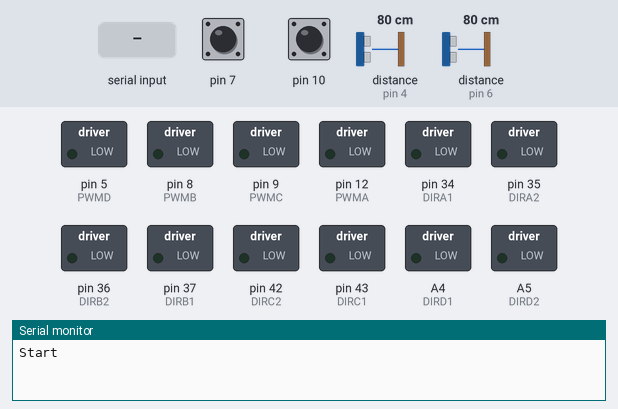
A sketch run on a simulated Arduino Mega 2560, built with avr-gcc and run on an emulated ATmega2560. On the bench: switched loads named in the sketch (green lamp = pin HIGH), the last lines printed to the serial monitor. The inputs (shaded band) are chosen by the test bench; at power-on: distance to the obstacle (sensors on pin 4, pin 6) 80 cm, pin 7 HIGH, pin 10 HIGH. The echo pulse lasts 58.3 µs per cm.

Above: at 1.2 s.
1.3 s: "A" received over Serial
At 4.2 s:
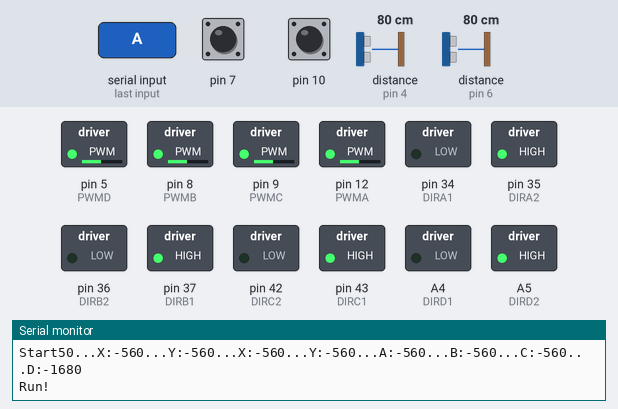
4.3 s: "B" received over Serial
At 7.2 s:
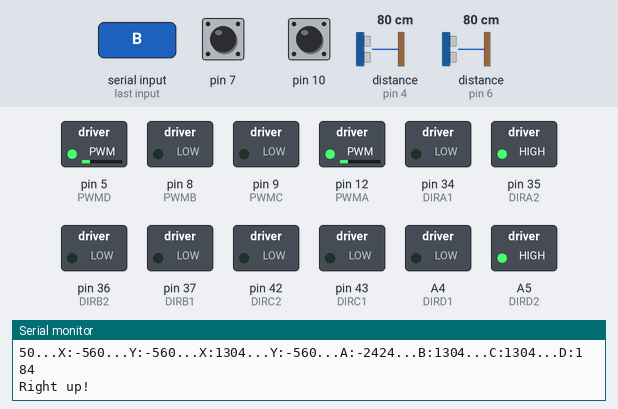
7.3 s: "C" received over Serial
At 10.2 s:
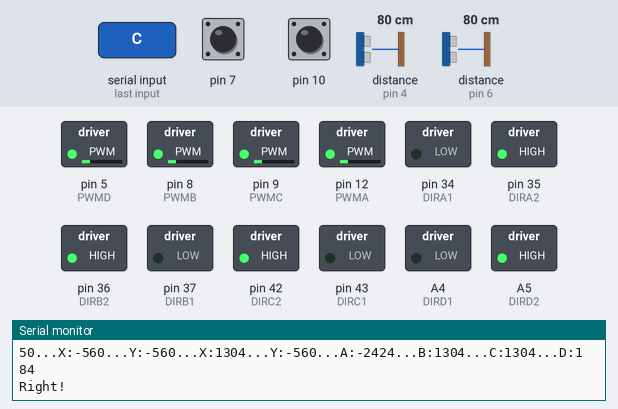
10.3 s: distance to the obstacle (sensor on pin 4) set to 2 cm
13.3 s: "D" received over Serial
At 16.0 s:
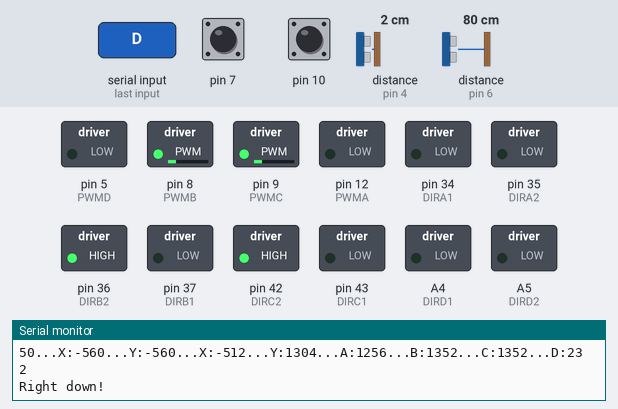
16.3 s: distance to the obstacle (sensor on pin 4) set to 4 cm
Timing chart, 0 to 32.5 s (numbered marks = the images above; inputs shaded):
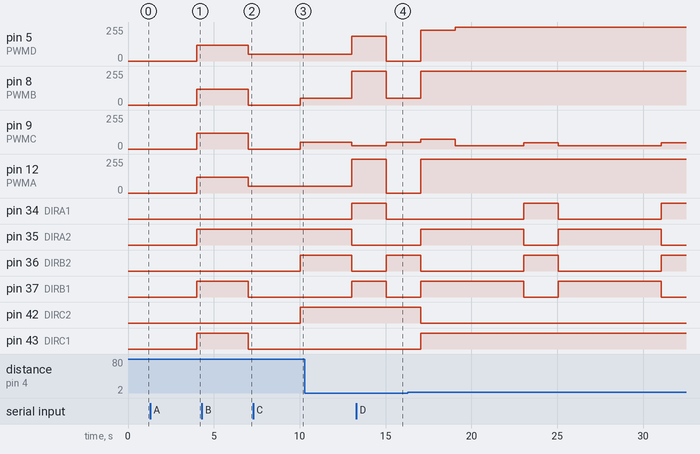

The sketch:

Model_airplane_handle.ino
```cpp
//电机引脚
#include "MC6C_Control.hpp"

MC6C_Control MC6C(4,6,7,10,11,13);

#define PWMA 12    //A电机转速
#define DIRA1 34
#define DIRA2 35  //A电机方向
#define PWMB 8    //B电机转速
#define DIRB1 37
#define DIRB2 36  //B电机方向
#define PWMC 9   //C电机转速
#define DIRC1 43
#define DIRC2 42  //C电机方向
#define PWMD 5    //D电机转速
#define DIRD1 A4
#define DIRD2 A5  //D电机方向


#define left_IR_1  A3
#define left_IR_2  A1
#define Center_IR  A2
#define Right_IR1  A0
#define Right_IR2  A4
//------------------------------------------
//电机控制
//实现简单的五路巡线功能
//红外传感器
//------------------------------------------

//电机驱动类(暂时未使用)
class motor_c
{
  enum control_status
  {
    control_stop,
    control_run,
    control_backoff
  };
    uint8_t Motor_pwm;
    uint8_t control_A;
    uint8_t control_B;
    uint8_t control_PWM;
    void Motor_direction(uint8_t dir);
    void Motor_Init(uint8_t Pin_A, uint8_t Pin_B, uint8_t Pin_PWM);
  };

void motor_c::Motor_Init(uint8_t Pin_A, uint8_t Pin_B, uint8_t Pin_PWM)
{
    control_A = Pin_A;
    control_B = Pin_B;
    control_PWM = Pin_PWM;
    pinMode(control_A, OUTPUT);
    pinMode(control_B, OUTPUT);
    pinMode(control_PWM, OUTPUT);
}

void motor_c::Motor_direction(uint8_t dir)
{
  digitalWrite(control_A,LOW);
  digitalWrite(control_B,LOW);
  switch(dir)
  {
    case control_stop:    digitalWrite(control_A,LOW);  digitalWrite(control_B,LOW);  break;
    case control_run:     digitalWrite(control_A,HIGH); digitalWrite(control_B,LOW); break;
    case control_backoff: digitalWrite(control_A,LOW);  digitalWrite(control_B,HIGH); break;
    default: break;
  }
  analogWrite(control_PWM,Motor_pwm);
}

motor_c MOTOR_A;
motor_c MOTOR_B;
motor_c MOTOR_C;
motor_c MOTOR_D;
//电机驱动类


//电机控制，前进、后退、停止
#define MOTORA_FORWARD(pwm)    do{digitalWrite(DIRA1,LOW); digitalWrite(DIRA2,HIGH);analogWrite(PWMA,pwm);}while(0)
#define MOTORA_STOP(x)         do{digitalWrite(DIRA1,LOW); digitalWrite(DIRA2,LOW); analogWrite(PWMA,0);}while(0)
#define MOTORA_BACKOFF(pwm)    do{digitalWrite(DIRA1,HIGH);digitalWrite(DIRA2,LOW); analogWrite(PWMA,pwm);}while(0)

#define MOTORB_FORWARD(pwm)    do{digitalWrite(DIRB1,HIGH); digitalWrite(DIRB2,LOW);analogWrite(PWMB,pwm);}while(0)
#define MOTORB_STOP(x)         do{digitalWrite(DIRB1,LOW); digitalWrite(DIRB2,LOW); analogWrite(PWMB,0);}while(0)
#define MOTORB_BACKOFF(pwm)    do{digitalWrite(DIRB1,LOW);digitalWrite(DIRB2,HIGH); analogWrite(PWMB,pwm);}while(0)

#define MOTORC_FORWARD(pwm)    do{digitalWrite(DIRC1,HIGH); digitalWrite(DIRC2,LOW);analogWrite(PWMC,pwm);}while(0)
#define MOTORC_STOP(x)         do{digitalWrite(DIRC1,LOW); digitalWrite(DIRC2,LOW); analogWrite(PWMC,0);}while(0)
#define MOTORC_BACKOFF(pwm)    do{digitalWrite(DIRC1,LOW);digitalWrite(DIRC2,HIGH); analogWrite(PWMC,pwm);}while(0)

#define MOTORD_FORWARD(pwm)    do{digitalWrite(DIRD1,LOW); digitalWrite(DIRD2,HIGH);analogWrite(PWMD,pwm);}while(0)
#define MOTORD_STOP(x)         do{digitalWrite(DIRD1,LOW); digitalWrite(DIRD2,LOW); analogWrite(PWMD,0);}while(0)
#define MOTORD_BACKOFF(pwm)    do{digitalWrite(DIRD1,HIGH);digitalWrite(DIRD2,LOW); analogWrite(PWMD,pwm);}while(0)

#define SERIAL  Serial

//#define SERIAL  Serial3

#define LOG_DEBUG

#ifdef LOG_DEBUG
#define M_LOG SERIAL.print
#else
#define M_LOG
#endif

//PWM参数
#define MAX_PWM   200
#define MIN_PWM   130

int Motor_PWM = 50;

//控制电机运动    宏定义
//    ↑A-----B↑
//     |  ↑  |
//     |  |  |
//    ↑C-----D↑
void ADVANCE(int pwm_A,int pwm_B,int pwm_C,int pwm_D)
{
  if(pwm_A > 25)  MOTORA_FORWARD(pwm_A);
  else if(pwm_A < -25) MOTORA_BACKOFF(pwm_A * (-1));
  else            MOTORA_STOP(0);

  if(pwm_B > 25) MOTORB_FORWARD(pwm_B);
  else if(pwm_B < -25) MOTORB_BACKOFF(pwm_B * (-1));
  else           MOTORB_STOP(0);

  if(pwm_C > 25) MOTORC_FORWARD(pwm_C);
  else if(pwm_C < -25) MOTORC_BACKOFF(pwm_C * (-1));
  else           MOTORC_STOP(0);

  if(pwm_D > 25) MOTORD_FORWARD(pwm_D);
  else if(pwm_D < -25) MOTORD_BACKOFF(pwm_D * (-1));
  else           MOTORD_STOP(0);
}

//    ↓A-----B↓
//     |  |  |
//     |  ↓  |
//    ↓C-----D↓
void BACK()
{
  MOTORA_BACKOFF(Motor_PWM);MOTORB_BACKOFF(Motor_PWM);
  MOTORC_BACKOFF(Motor_PWM);MOTORD_BACKOFF(Motor_PWM);
}
//    =A-----B↑
//     |   ↖ |
//     | ↖   |
//    ↑C-----D=
void LEFT_1()
{
  MOTORA_FORWARD(Motor_PWM);MOTORB_STOP(Motor_PWM);
  MOTORC_STOP(Motor_PWM);MOTORD_FORWARD(Motor_PWM);
}

//    ↓A-----B↑
//     |  ←  |
//     |  ←  |
//    ↑C-----D↓
void LEFT_2()
{
  MOTORA_BACKOFF(Motor_PWM);MOTORB_FORWARD(Motor_PWM);
  MOTORC_FORWARD(Motor_PWM);MOTORD_BACKOFF(Motor_PWM);
}
//    ↓A-----B=
//     | ↙   |
//     |   ↙ |
//    =C-----D↓
void LEFT_3()
{
  MOTORA_BACKOFF(Motor_PWM);MOTORB_STOP(Motor_PWM);
  MOTORC_STOP(Motor_PWM);MOTORD_BACKOFF(Motor_PWM);
}
//    ↑A-----B=
//     | ↗   |
//     |   ↗ |
//    =C-----D↑
void RIGHT_1()
{
  MOTORA_FORWARD(Motor_PWM);MOTORB_STOP(Motor_PWM);
  MOTORC_STOP(Motor_PWM);MOTORD_FORWARD(Motor_PWM);
}
//    ↑A-----B↓
//     |  →  |
//     |  →  |
//    ↓C-----D↑
void RIGHT_2()
{
  MOTORA_FORWARD(Motor_PWM);MOTORB_BACKOFF(Motor_PWM);
  MOTORC_BACKOFF(Motor_PWM);MOTORD_FORWARD(Motor_PWM);
}
//    =A-----B↓
//     |   ↘ |
//     | ↘   |
//    ↓C-----D=
void RIGHT_3()
{
  MOTORA_STOP(Motor_PWM);MOTORB_BACKOFF(Motor_PWM);
  MOTORC_BACKOFF(Motor_PWM);MOTORD_STOP(Motor_PWM);
}

//    ↑A-----B↓
//     | ↗ ↘ |
//     | ↖ ↙ |
//    ↑C-----D↓
void rotate_1(uint8_t pwm_A,uint8_t pwm_B,uint8_t pwm_C,uint8_t pwm_D)
{
  MOTORA_BACKOFF(pwm_A);MOTORB_FORWARD(pwm_B);
  MOTORC_FORWARD(pwm_C);MOTORD_BACKOFF(pwm_D);
}

//    ↓A-----B↑
//     | ↙ ↖ |
//     | ↘ ↗ |
//    ↓C-----D↑
void rotate_2(uint8_t pwm_A,uint8_t pwm_B,uint8_t pwm_C,uint8_t pwm_D)
{
  MOTORA_FORWARD(pwm_A);MOTORB_BACKOFF(pwm_B);
  MOTORC_BACKOFF(pwm_C);MOTORD_FORWARD(pwm_D);
}
//    =A-----B=
//     |  =  |
//     |  =  |
//    =C-----D=
void STOP()
{
  MOTORA_STOP(Motor_PWM);MOTORB_STOP(Motor_PWM);
  MOTORC_STOP(Motor_PWM);MOTORD_STOP(Motor_PWM);
}

//串口输入控制
void UART_Control()
{
  char Uart_Date=0;
  if(SERIAL.available())
  {
    Uart_Date = SERIAL.read();
  }
  switch(Uart_Date)
  {
     case 'A':  ADVANCE(120,120,120,120);  M_LOG("Run!\r\n");        break;
     case 'B':  RIGHT_1();  M_LOG("Right up!\r\n");     break;
     case 'C':  RIGHT_2();  M_LOG("Right!\r\n");        break;
     case 'D':  RIGHT_3();  M_LOG("Right down!\r\n");   break;
     case 'E':  BACK();     M_LOG("Run!\r\n");        break;
     case 'F':  LEFT_3();   M_LOG("Left down!\r\n");    break;
     case 'G':  LEFT_2();   M_LOG("Left!\r\n");       break;
     case 'H':  LEFT_1();   M_LOG("Left up!\r\n");  break;
     case 'Z':  STOP();     M_LOG("Stop!\r\n");       break;
     case 'L':  Motor_PWM = 240;                      break;
     case 'M':  Motor_PWM = 130;                       break;
   }
}

void IO_init()
{
	pinMode(PWMA, OUTPUT);
	pinMode(DIRA1, OUTPUT);pinMode(DIRA2, OUTPUT);
	pinMode(PWMB, OUTPUT);
	pinMode(DIRB1, OUTPUT);pinMode(DIRB2, OUTPUT);
  pinMode(PWMC, OUTPUT);
	pinMode(DIRC1, OUTPUT);pinMode(DIRC2, OUTPUT);
	pinMode(PWMD, OUTPUT);
	pinMode(DIRD1, OUTPUT);pinMode(DIRD2, OUTPUT);
	STOP();
}

void setup()
{
	SERIAL.begin(115200);
	IO_init();
  SERIAL.print("Start");
  MC6C.init();
}

void Kinematic_Analysis(float Vx,float Vy,float Vz)
{
  int Target_A,Target_B,Target_C,Target_D;
    Target_A   = -Vx+Vy+Vz;
    Target_B   = +Vx+Vy-Vz;
    Target_C   = -Vx+Vy-Vz;
    Target_D   = +Vx+Vy+Vz;
    Serial.print(Motor_PWM);

    Serial.print("...X:");
    Serial.print(MC6C.Left_Y);
    Serial.print("...Y:");
    Serial.print(MC6C.Left_X);
    Serial.print("...X:");
    Serial.print(MC6C.Right_X);
    Serial.print("...Y:");
    Serial.print(MC6C.Right_Y);
    Serial.print("...A:");
    Serial.print(Target_A);
    Serial.print("...B:");
    Serial.print(Target_B);
    Serial.print("...C:");
    Serial.print(Target_B);
    Serial.print("...D:");
    Serial.println(Target_D);
    ADVANCE(Target_A,Target_B,Target_C,Target_D);
}

//航模遥控
void CAR_Control()
{
  MC6C.Updata_CH_Buf();
  MC6C.Left_Y = (MC6C.Left_Y - 1400)/5*2;
  MC6C.Left_X = (MC6C.Left_X - 1400)/5*2;
  MC6C.Right_X = (MC6C.Right_X - 1400)/5*2;
  MC6C.Right_Y = (MC6C.Right_Y - 1400)/5*2;
  Kinematic_Analysis(MC6C.Right_X,MC6C.Right_Y,MC6C.Left_Y);
}

//红外传感器检测
uint8_t center,right1,left1,right2,left2;
uint8_t motor_run;
uint8_t err_status;

void IR_Control()
{
    right1 = digitalRead(Right_IR1);
    right2 = digitalRead(Right_IR2);
    center = digitalRead(Center_IR);
    left1 = digitalRead(left_IR_1);
    left2 = digitalRead(left_IR_2);
    motor_run |= right1 << 4;
    motor_run |= right2 << 3;
    motor_run |= center << 2;
    motor_run |= left1 << 1;
    motor_run |= left2 << 0;
//电机方向调整
  switch(motor_run)
  {
     case 0x01:ADVANCE(50,140,140,50); err_status = 0x20; break;
     case 0x02:ADVANCE(50,120,120,50); err_status = 0;    break;
     case 0x06:ADVANCE(80,120,120,80);  err_status = 0;    break;
     case 0x04:ADVANCE(120,120,120,120);err_status = 0;     break;
     case 0x0C:ADVANCE(120,80,80,120); err_status = 0;    break;
     case 0x08:ADVANCE(120,50,50,120); err_status = 0;    break;
     case 0x10:ADVANCE(140,50,50,140); err_status = 0x40;break;

     case 31:   STOP(); break;
     case 0:    STOP(); break;
     default: break;
  }
  motor_run = 0;
//异常状态
  if(err_status == 0x20)
     ADVANCE(20,80,80,20);
  else if(err_status == 0x40)
     ADVANCE(80,20,20,80);
  }

void loop()
{
    UART_Control();//串口接收处理
    CAR_Control();//小车控制
//    IR_Control();//红外避障


}
```

MC6C_Control.hpp
```cpp
#ifndef _MC6C_CONTROL_HPP_
#define _MC6C_CONTROL_HPP_

class MC6C_Control {
public:

	int CH_Rx;
	int CH_Ry;
	int CH_Lx;
	int CH_Ly;
	int CH_5;
	int CH_6;

	MC6C_Control(int CH_Rx, int CH_Ry, int CH_Ly, int CH_Lx, int CH_5, int CH_6)
	{
		this->CH_Rx = CH_Rx;
		this->CH_Ry = CH_Ry;
		this->CH_Lx = CH_Lx;
		this->CH_Ly = CH_Ly;
		this->CH_5 = CH_5;
		this->CH_6 = CH_6;
	}
	void init(void);
	void Updata_CH_Buf(void);

	int Right_X;
	int Right_Y;
	int Left_X;
	int Left_Y;
	int CH5;
	int CH6;
};

void MC6C_Control::init(void)
{
	pinMode(CH_Rx, INPUT_PULLUP);
	pinMode(CH_Ry, INPUT_PULLUP);
	pinMode(CH_Lx, INPUT_PULLUP);
	pinMode(CH_Ly, INPUT_PULLUP);
	pinMode(CH_5, INPUT_PULLUP);
	pinMode(CH_6, INPUT_PULLUP);
  Serial1.println("MC6C init OK!");
}


void MC6C_Control::Updata_CH_Buf()
{
	Right_X = pulseIn(CH_Rx, HIGH);
	Right_Y = pulseIn(CH_Ry, HIGH);
	Left_X = pulseIn(CH_Lx, HIGH);
	Left_Y = pulseIn(CH_Ly, HIGH);
	CH_5 = pulseIn(CH5, HIGH,20);
	CH_6 = pulseIn(CH6, HIGH,20);
}

#endif
```

Measured:
- after the input at 1.3 s, pin 5 (PWMD), pin 8 (PWMB), pin 9 (PWMC), pin 12 (PWMA): 0/255 → 120/255 after 2.7 s; pin 34 (DIRA1), pin 36 (DIRB2), A4 (DIRD1): stays LOW (without the input it goes to HIGH after 2.7 s); pin 35 (DIRA2), pin 37 (DIRB1), A5 (DIRD2): LOW → HIGH after 2.7 s
- after the input at 4.3 s, pin 5 (PWMD), pin 12 (PWMA): 120/255 → 50/255 after 2.7 s; pin 8 (PWMB), pin 9 (PWMC): 120/255 → 0/255 after 2.7 s; pin 34 (DIRA1), pin 42 (DIRC2): stays LOW (without the input it goes to HIGH after 2.7 s); pin 35 (DIRA2): stays HIGH (without the input it goes to LOW after 2.7 s); pin 37 (DIRB1): HIGH → LOW after 2.7 s
- after the input at 7.3 s, pin 5 (PWMD): stays 50/255 (without the input it goes to 184/255 after 2.7 s); pin 8 (PWMB): 0/255 → 50/255 after 2.7 s
- after the input at 13.3 s, pin 5 (PWMD): 184/255 → 0/255 after 1.7 s; pin 8 (PWMB): 255/255 → 50/255 after 1.7 s; pin 9 (PWMC): 24/255 → 50/255 after 1.7 s; pin 12 (PWMA): 255/255 → 0/255 after 1.7 s; pin 35 (DIRA2), pin 43 (DIRC1): stays LOW (without the input it goes to HIGH after 1.7 s)
